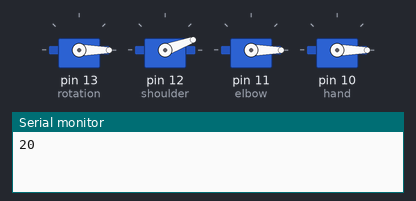
A sketch run on a simulated Arduino Uno, built with avr-gcc and run on an emulated ATmega328P. On the bench: 4 × servo, the last lines printed to the serial monitor.

Above: at 12.05 s.
At 18.0 s:
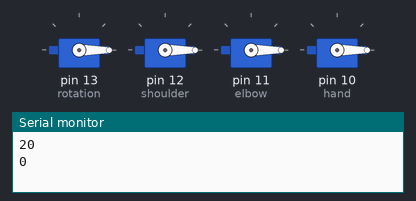
Timing chart, 0 to 19.8 s (numbered marks = the images above):
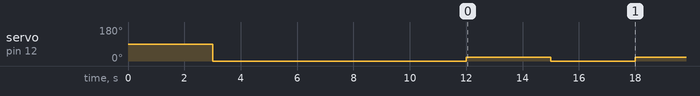

The sketch:

robotArm.ino
```cpp
#include <Servo.h>

Servo rotation;
Servo shoulder;
Servo elbow;
Servo hand;
Servo flick;
Servo clench;

int rotationDeg;
int shoulderDeg;
int elbowDeg;
int handDeg;
int flickDeg;

int incomingByte = 0;
char incomingChar;

char raiseA[] = "rais1";
char lowA[] = "lowr1";
char wave[] = "wave1";
char clamp[] = "clmp1";

char commandList[][4] = {raiseA, lowA, wave, clamp};

int counter = 0;

char readCmd[4];

void moveRotation(int x){

   if(rotationDeg < 180){
    rotationDeg += x;
   }

   rotation.write(rotationDeg);
   Serial.println(rotationDeg);
   delay(3000);

}

void moveShoulder(int x){

   if(shoulderDeg < 180){
    shoulderDeg += x;
   }

   shoulder.write(shoulderDeg);
   Serial.println(shoulderDeg);
   delay(3000);

}

void moveElbow(int x){

   if(elbowDeg < 180){
    elbowDeg += x;
   }

   elbow.write(elbowDeg);
   Serial.println(elbowDeg);
   delay(3000);

}

void moveHand(int x){

   if(handDeg < 180){
     handDeg += x;
   }

   hand.write(handDeg);
   Serial.println(handDeg);
   delay(3000);

}

/*
boolean charArrComp(char toComp[]){
  int i = 0;
  while(toComp[i] != '1' && readCmd[i] != '1'){

    if(toComp[i] != readCmd[i]){
      return false;
      }

      i++;

    }

    return true;

  }
*/

void setup()
{
  Serial.begin(9600);
  rotation.attach(13);
  shoulder.attach(12);
  elbow.attach(11);
  hand.attach(10);


 //Arm Set-up Commands to Stand-By

 rotation.write(0);
 delay(3000);
 shoulder.write(0);
 delay(3000);
 elbow.write(0);
 delay(3000);
 hand.write(0);
 delay(3000);


}


void loop()
{
  //counter = 0;
  /*
  while(Serial.available()){

      incomingByte = Serial.read();
      incomingChar = (char)incomingByte;

      readCmd[counter] = incomingChar;
      counter++;

  }*/


  moveShoulder(20);

  moveShoulder(-20);

  /*
  boolean found = false;

  while(found == false){

    if(charArrComp(commandList[0])){

      //raiseArmCommand();
      found = true;

    } else if(charArrComp(commandList[1])){

       //lowerArmCommand();
       found = true;

    } else if(charArrComp(commandList[2])){

       //waveCommand();
       found = true;

    } else if(charArrComp(commandList[3])){

       //clampCommand();
       found = true;

      }

    }*/
}
```

Measured:
- by itself, servo on pin 12 (shoulder): repeats every 6.0 s: 20° 3.0 s, 0° 3.0 s
